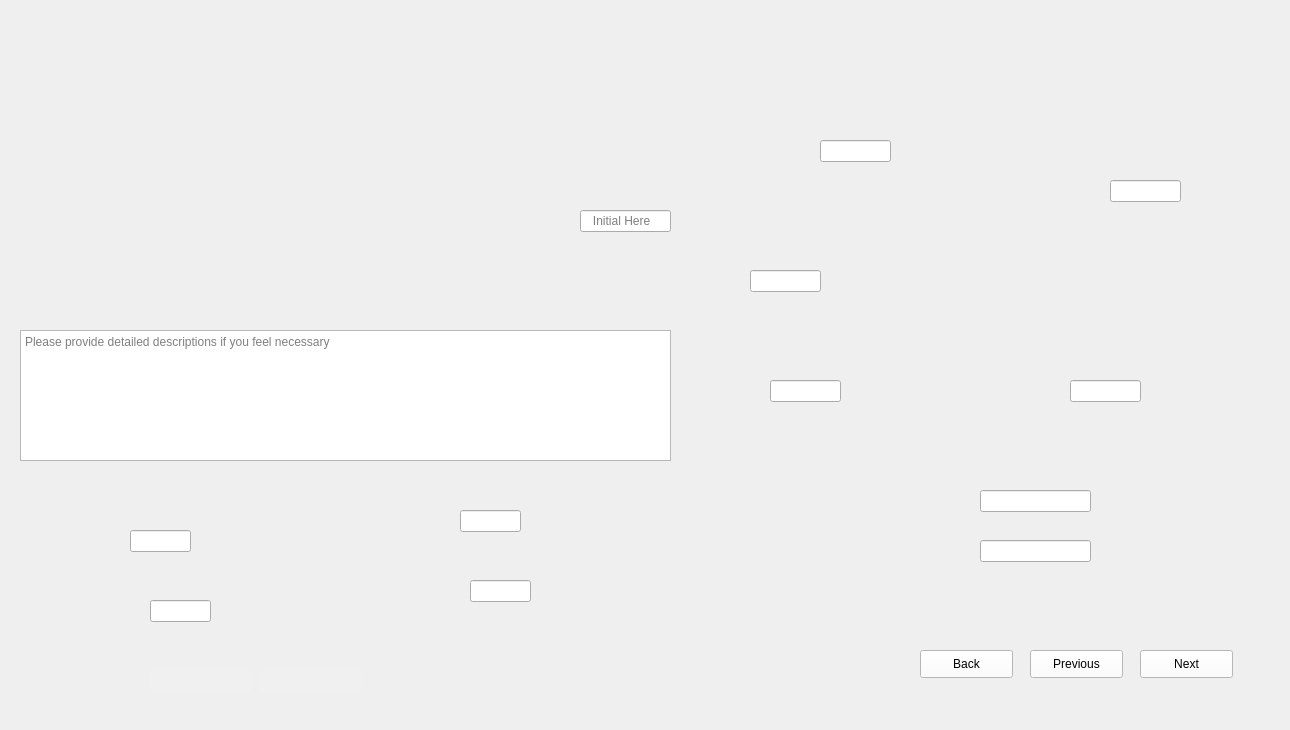
<?xml version="1.0" encoding="UTF-8"?>
<ui version="4.0">
 <class>Form</class>
 <widget class="QWidget" name="Form">
  <property name="geometry">
   <rect>
    <x>0</x>
    <y>0</y>
    <width>1290</width>
    <height>730</height>
   </rect>
  </property>
  <property name="windowTitle">
   <string>Form</string>
  </property>
  <widget class="QLabel" name="label">
   <property name="geometry">
    <rect>
     <x>0</x>
     <y>0</y>
     <width>1290</width>
     <height>730</height>
    </rect>
   </property>
   <property name="styleSheet">
    <string notr="true">background-image: url(:/images/images/Premount Clean and Measure Subwafer_1.png);</string>
   </property>
   <property name="text">
    <string/>
   </property>
  </widget>
  <widget class="QLineEdit" name="lineEdit_Data">
   <property name="geometry">
    <rect>
     <x>580</x>
     <y>210</y>
     <width>91</width>
     <height>22</height>
    </rect>
   </property>
   <property name="placeholderText">
    <string>   Initial Here</string>
   </property>
  </widget>
  <widget class="QTextEdit" name="textEdit_Comments">
   <property name="geometry">
    <rect>
     <x>20</x>
     <y>330</y>
     <width>651</width>
     <height>131</height>
    </rect>
   </property>
   <property name="placeholderText">
    <string>Please provide detailed descriptions if you feel necessary </string>
   </property>
  </widget>
  <widget class="QLineEdit" name="lineEdit_2">
   <property name="geometry">
    <rect>
     <x>130</x>
     <y>530</y>
     <width>61</width>
     <height>22</height>
    </rect>
   </property>
  </widget>
  <widget class="QLineEdit" name="lineEdit_3">
   <property name="geometry">
    <rect>
     <x>150</x>
     <y>600</y>
     <width>61</width>
     <height>22</height>
    </rect>
   </property>
  </widget>
  <widget class="QLineEdit" name="lineEdit_4">
   <property name="geometry">
    <rect>
     <x>460</x>
     <y>510</y>
     <width>61</width>
     <height>22</height>
    </rect>
   </property>
  </widget>
  <widget class="QLineEdit" name="lineEdit_5">
   <property name="geometry">
    <rect>
     <x>470</x>
     <y>580</y>
     <width>61</width>
     <height>22</height>
    </rect>
   </property>
  </widget>
  <widget class="QLineEdit" name="lineEdit_6">
   <property name="geometry">
    <rect>
     <x>820</x>
     <y>140</y>
     <width>71</width>
     <height>22</height>
    </rect>
   </property>
  </widget>
  <widget class="QLineEdit" name="lineEdit_7">
   <property name="geometry">
    <rect>
     <x>750</x>
     <y>270</y>
     <width>71</width>
     <height>22</height>
    </rect>
   </property>
  </widget>
  <widget class="QLineEdit" name="lineEdit_8">
   <property name="geometry">
    <rect>
     <x>770</x>
     <y>380</y>
     <width>71</width>
     <height>22</height>
    </rect>
   </property>
  </widget>
  <widget class="QLineEdit" name="lineEdit_9">
   <property name="geometry">
    <rect>
     <x>1110</x>
     <y>180</y>
     <width>71</width>
     <height>22</height>
    </rect>
   </property>
  </widget>
  <widget class="QLineEdit" name="lineEdit_10">
   <property name="geometry">
    <rect>
     <x>1070</x>
     <y>380</y>
     <width>71</width>
     <height>22</height>
    </rect>
   </property>
  </widget>
  <widget class="QLineEdit" name="lineEdit_11">
   <property name="geometry">
    <rect>
     <x>980</x>
     <y>490</y>
     <width>111</width>
     <height>22</height>
    </rect>
   </property>
  </widget>
  <widget class="QLineEdit" name="lineEdit_12">
   <property name="geometry">
    <rect>
     <x>980</x>
     <y>540</y>
     <width>111</width>
     <height>22</height>
    </rect>
   </property>
  </widget>
  <widget class="QLineEdit" name="lineEdit_Dates">
   <property name="geometry">
    <rect>
     <x>150</x>
     <y>670</y>
     <width>101</width>
     <height>22</height>
    </rect>
   </property>
   <property name="styleSheet">
    <string notr="true">QLineEdit{
background-color: rgb(240, 240, 240);
border: none;
}</string>
   </property>
  </widget>
  <widget class="QLineEdit" name="lineEdit_Steps">
   <property name="geometry">
    <rect>
     <x>260</x>
     <y>670</y>
     <width>101</width>
     <height>22</height>
    </rect>
   </property>
   <property name="styleSheet">
    <string notr="true">QLineEdit{
background-color: rgb(240, 240, 240);
border: none;
}</string>
   </property>
  </widget>
  <widget class="QPushButton" name="pushButton_Next">
   <property name="geometry">
    <rect>
     <x>1140</x>
     <y>650</y>
     <width>93</width>
     <height>28</height>
    </rect>
   </property>
   <property name="styleSheet">
    <string notr="true">QPushButton{
background-color: rgb(255, 255, 255);
height: 35px;
}
QPushButton::hover{
background-color: rgb(0, 0, 255);
}
QPushButton:pressed{
padding-top:7px;
padding-top:7px;
}</string>
   </property>
   <property name="text">
    <string>Next</string>
   </property>
  </widget>
  <widget class="QPushButton" name="pushButton_Previous">
   <property name="geometry">
    <rect>
     <x>1030</x>
     <y>650</y>
     <width>93</width>
     <height>28</height>
    </rect>
   </property>
   <property name="styleSheet">
    <string notr="true">QPushButton{
background-color: rgb(255, 255, 255);
height: 35px;
}
QPushButton::hover{
background-color: rgb(0, 0, 255);
}
QPushButton:pressed{
padding-top:7px;
padding-top:7px;
}</string>
   </property>
   <property name="text">
    <string>Previous</string>
   </property>
  </widget>
  <widget class="QPushButton" name="pushButton_Back">
   <property name="geometry">
    <rect>
     <x>920</x>
     <y>650</y>
     <width>93</width>
     <height>28</height>
    </rect>
   </property>
   <property name="styleSheet">
    <string notr="true">QPushButton{
background-color: rgb(255, 255, 255);
height: 35px;
}
QPushButton::hover{
background-color: rgb(0, 0, 255);
}
QPushButton:pressed{
padding-top:7px;
padding-top:7px;
}</string>
   </property>
   <property name="text">
    <string>Back</string>
   </property>
  </widget>
 </widget>
 <resources>
  <include location="D:/ECED4901SYPIIFiles/SNYProject/UI_design/LoginUI_Design/resource.qrc"/>
 </resources>
 <connections/>
</ui>
